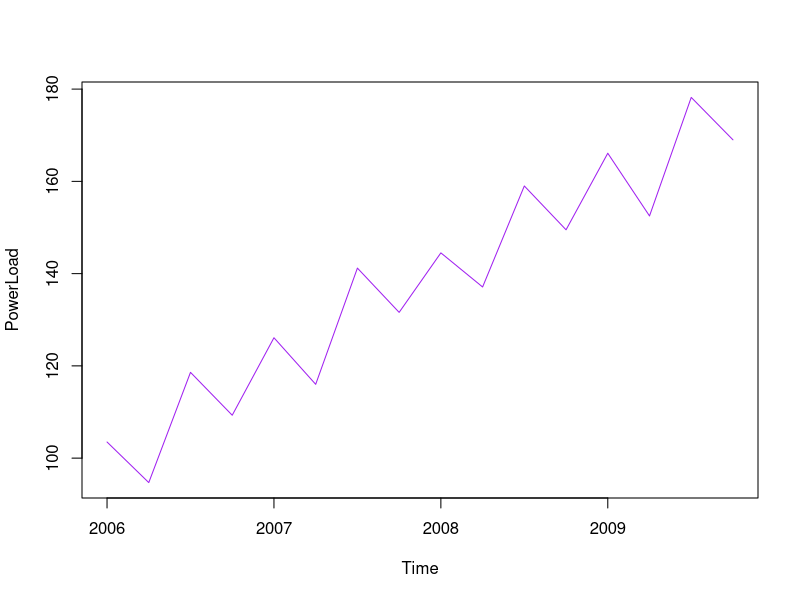
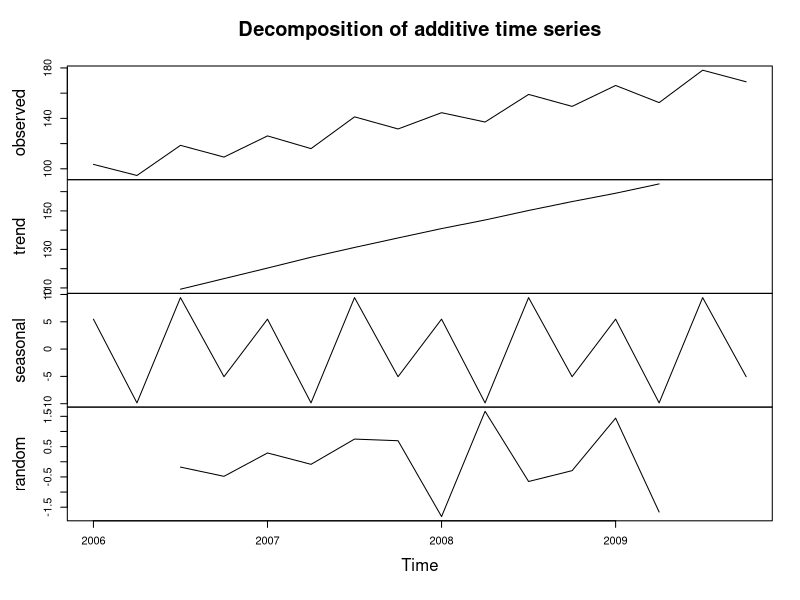

The R source for these figures, in order: (Note: this script raises an error after producing the figures.)
## ---- chunk 1
knitr::opts_chunk$set(echo = TRUE)
## ---- chunk 2

#We are going to learn to identify and analyze the components in a time series dataset

#We will start with the powerload dataset, which has quarterly data, meaning the frequency is 4. Note that data coll

setwd("~/Documents/MA362/datasets")
dir()
PL = read.table("PowerLoad2.txt", sep="\t",header=T)
head(PL)

#we are using the powerload variable in the dataset, which is our response variable of the time series

#Let's first decompose the powerload time series and check the components. To begin, we must specify aspects of the time series to R, and create a timeseries variable using the TTR package's ts() function
require(TTR)
TSPL = ts(PL$PowerLoad, frequency = 4, start=c(2006, 1))
plot(TSPL, ylab = "PowerLoad", col = "purple")

#Observations: we see an increasing trend and peaks every 1st and 3rd quarter, as well as valleys in the 2nd and 4th quarters. We can also see the 3rd quarter is the maximum and 2nd is the minimum every year.
#Decomposing the time series
DecomTSPL = decompose(TSPL)
DecomTSPL
plot(DecomTSPL)

#In the above plot we can see the original time series (top / 1), extracted trend (2), extracted seasonal variation (3), and random residuals (bottom / 4)
#we can now see the increasing trend clearly. we can also clearly see the quarterly changes that we noted previously in detail

## ---- chunk 3
#Now working with births per month dataset
setwd("~/Documents/MA362/datasets")
dir()
BM = read.table("BirthsPerMonth.txt", sep="\t",header=T)
BM(PL)

TSBM = ts(BM$BirthsPerMonth, frequency = 12, start=c(2006, 1))
plot(TSPL, ylab = "PowerLoad", col = "purple")

#decompose TS
DecomTSBM = decompose(TSBM)
plot(DecomTSBM)

## ---- chunk 4
#following is code from last session
setwd("~/Documents/MA362/datasets")
dir()
PL = read.table("PowerLoad2.txt", sep="\t",header=T)
head(PL)
require(TTR)
TSPL = ts(PL$PowerLoad, frequency = 4, start=c(2006, 1))

#new code: we will be applying a moving average to the code
MAPL = SMA(TSPL, n=4)
MAPL

#Let's convert the moving average for powerload into a time series object
TMAPL = ts(MAPL, frequency = 4, start=2006)
plot(TSPL);lines(TMAPL, col="purple")

#step 1: lets create the regression line from MAPL and t=1:16
t=1:16
MAmodel = lm(TMAPL~t)
summary(MAmodel)

#step 2: bow predict for Mt-hat for t:17:20
MAhat = predict(MAmodel, newdata=data.frame(t=17:20))
MAhat

#step 3: Let's adjust for the corresponding seasonal index / 100
#F17=M17-hat * (S.I. of Q1)/100
F17 = MAhat[1]*109.8036/100
F17


#F18=M18-hat * (S.I. of Q2)/100
F18 = MAhat[2]*98.3048/100
F18

#F19=M19-hat * (S.I. of Q3)/100
F19 = MAhat[3]*122.032033/100
F19

## ---- chunk 5
#following is code from last session
setwd("~/Documents/MA362/datasets")
dir()
PL = read.table("PowerLoad2.txt", sep="\t",header=T)
head(PL)

require(TTR)
TSPL = ts(PL$PowerLoad, frequency = 4, start=c(2006, 1))
plot(TSPL)

?HoltWinters
?SMA()
#we are going to use "Exponential smoothing" into the PowerLoad dataset. We will be using an exponential smoothing constant of 0.7. We will use the function HoltWinters() for exponential smoothing, with only alpha = exponential smoothing constant, so we need to set beta=FALSE, gamma=FALSE

EXPL = HoltWinters(TSPL, alpha = 0.7, beta = FALSE, gamma = FALSE)
plot(EXPL)

#How about we reduce the weight on the actual time series, Yt, by reducing the smoothing constant -- use alpha .2
EXPL2 = HoltWinters(TSPL, alpha = 0.2, beta = FALSE, gamma = FALSE)

EXPL$fitted[,3]
EXPL$fitted
plot(EXPL$fitted)
plot(EXPL)


## ---- chunk 6
#recall that for the powerload time series, we have significant seasonal variation and also a trend. lets use both time trend and seasonality terms in the regression model

plot(DecomTSPL, col = "purple1")
RegPL = lm(PowerLoad~t+as.factor(Quarter), data=PL)
summary(RegPL)

#Next we will predict/forecast Powerload for 2010's 4 quarters. t will go from 17 to 20 for quarter 1-4
t=17:20
t
head(PL)
Quarter=1:4
RegFt=predict(RegPL, newdata=data.frame(t, as.factor(Quarter))) #use test dataset here
RegFt #these are the forecasted values for the 4 quarters of 2010

#as this is a  MLRM we cannot plot a line but we can plot the fitted values of the MLRM

#we are going to plot the fitted.values of the model on the original time series data
RegPL$fitted.values #note, these are fitted values, not forecasts. Fitted means values created from model with train data. predicted/forecasts are future values based on the model extrapolated into the future
TSReg=ts(RegPL$fitted.values, frequency = 4, start=c(2006,1))
plot(TSPL)
plot(TSPL);lines(TSReg, col="green");legend("bottomright", legend=c("PowerLoad", "RegressionFittedVals"), col=c("black", "green"), pch=c(15,16))



## ---- chunk 7

#Let's redo exponential smoothing, with alpha = .7
EXPL = HoltWinters(TSPL, alpha = NULL, beta = FALSE, gamma = FALSE) #picks best alpha level
EXPL = HoltWinters(TSPL, alpha = 0.7, beta = FALSE, gamma = FALSE) #default alpha = .7

plot(EXPL)
EXPL

#if you want to repeat a number many times
EXFt=rep(169.6877, 4)
EXFt
RegFt

#let's create a plot with EXPL, TSPL, RegPL$fitted.values

plot(EXPL)#note this already has original time series and exponential smoothing
plot(EXPL);lines(TSReg, col="green")
plot(EXPL);lines(RegPL$fitted.values, col="green")
#recall TSReg is the time series object created from the RegPL$fittedvalues


EXMAD=mean(abs(yt-EXFt))
EXMAD

EXMAPE=mean(abs((yt-EXFt)/yt))*100
EXMAPE

EXRMSE=sqrt(mean((yt-EXFt)^2))
EXRMSE

## ---- chunk 8
#Next redo HoltWinters
#recall we need forecast package installed
require(forecast)

HWPL = HoltWinters(TSPL, alpha = 0.7, beta = 0.5, gamma = 0.5)
HWPL = HoltWinters(TSPL, alpha = NULL, beta = NULL, gamma = NULL) #picks best parameter values
HWPL

HWForecast=forecast(HWPL, h=4) #forecasting with holt winters
HWForecast

HWFt = HWForecast$mean
HWFt
yt
plot(HWPL)
HWPL$fitted

#Let's calculate the forecast accuracy of HoltWinters Forecating Model.
#We need the actual values yt
#Also need the forecasted(predicted) values Ft

#Enter Actual future values into a column
TestCPI

yt=c(181.5, 175.2,195.1,189.3)
#Enter forecasted values into a column
Ft=c(180.34,170.88,200.86,187.2)
#Let's calculate MAD first

HWMAD=mean(abs(yt-HWFt))
HWMAD

HWMAPE=mean(abs((yt-HWFt)/yt))*100
HWMAPE

HWRMSE=sqrt(mean((yt-HWFt)^2))
HWRMSE

## ---- chunk 9
PL
#Next rego TS reg
RegPL = lm(PowerLoad~t+as.factor(Quarter), data=PL)
summary(RegPL)

#Next we will predict/forecast Powerload for 2010's 4 quarters. t will go from 17 to 20 for quarter 1-4
t=17:20
t
head(PL)
Quarter=1:4

RegPL



RegFt=predict(RegPL, newdata=data.frame(t, as.factor(Quarter))) #use test dataset here
RegFt #these are the forecasted values for the 4 quarters of 2010
#the actual future power load values are given in the example #1 in the last handout
yt=c(181.5, 175.2, 195, 198.3)

RegMAD = mean(abs(yt-RegFt))
RegMAD

RegMAPE=mean(abs((yt-RegFt)/yt))*100
RegMAPE

RegRMSE = sqrt(mean((yt-RegFt)^2))
RegRMSE
## ---- chunk 10
#Next we will plot the TS models we created based on the train dataset
EXPL$fitted
plot(HWPL);lines(EXPL$fitted[, 1],col="blue")

TSReg=ts(RegPL$fitted.values, frequency = 4, start=c(2006))

plot(HWPL);lines(EXPL$fitted[, 1],col="blue");lines(TSReg, col="green");legend("bottomright", legend =c("HoltWinters", "Exponential Smoothing", "TSRegression"),col=c("red", "blue", "green"), pch=c(16,16,16))

